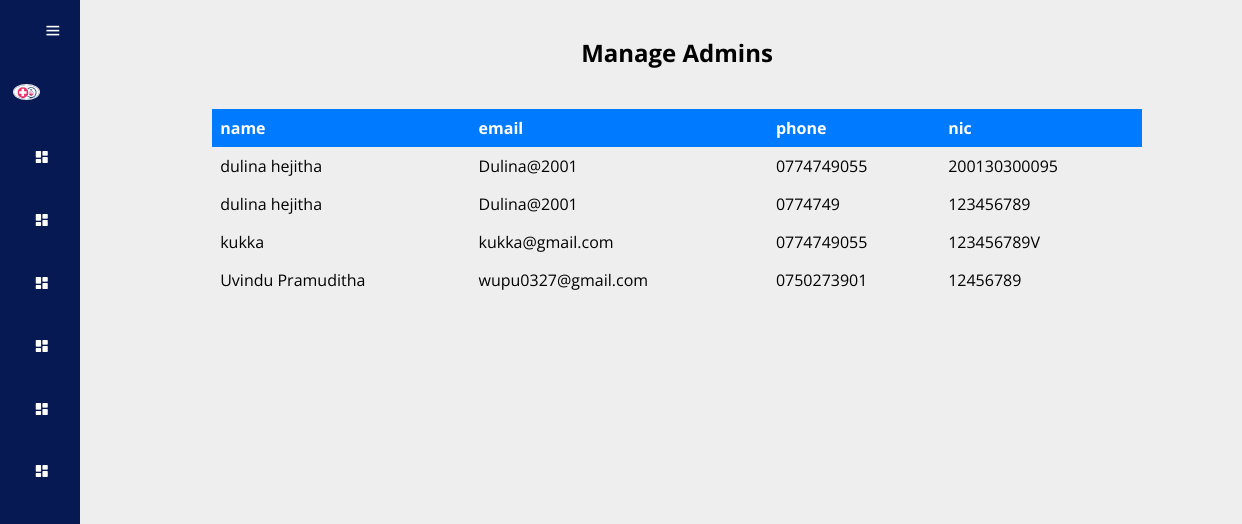
The app's page /user_manage.php (signed in) with its own data.
### tables this page shows
CREATE TABLE `users` (
  `id` int(11) NOT NULL,
  `name` varchar(100) NOT NULL,
  `nic` varchar(15) NOT NULL,
  `phone` varchar(20) NOT NULL,
  `address` varchar(255) NOT NULL,
  `dob` date NOT NULL,
  `email` varchar(100) NOT NULL,
  `username` varchar(50) NOT NULL,
  `password` varchar(255) NOT NULL,
  `role` enum('buyer','seller') NOT NULL,
  `profile_image` varchar(255) DEFAULT NULL,
  `created_at` timestamp NOT NULL DEFAULT current_timestamp()
);

### user_manage.php (the view, shortened to what this page needs)
<!DOCTYPE html>
<html lang="en">
<head>
</head>
<body>
    <?php
    include 'sideBarAd.php'; ?>
    <div class="main-content">
        <h2 style="text-align: center; margin: 20px auto;">Manage Admins</h2>
        <div class="container">
    <?php
    include 'connect.php';
    $sql = "SELECT * FROM users";
    $result = $connect->query($sql);
    if ($result->num_rows > 0) {
        echo "<table >";
        echo "<tr><th>name</th><th>email</th><th>phone</th><th>nic</th></tr>";
        while ($row = $result->fetch_assoc()) {
            echo "<tr>";
            echo "<td>" . $row["name"] . "</td>";
            echo "<td>" . $row["email"] . "</td>";
            echo "<td>" . $row["phone"] . "</td>";
            echo "<td>" . $row["nic"] . "</td>";
            echo "</tr>";
        }
        echo "</table>";
    } else {
        echo "No users found.";
    }
    ?>
</div>
</div>
</body>
</html>

### sideBarAd.php (shortened to what this page needs)
<!DOCTYPE html>
<html>
<head>
    <link href='https://unpkg.com/boxicons@2.1.4/css/boxicons.min.css' rel='stylesheet'>
    <link rel="stylesheet" type="text/css" href="style.css">
</head>
<body>
    <div class="sidebar">
        <div class="top">
            <i class='bx bx-menu' id="sidebar-btn"></i>
        </div>
        <div class="user">
            <?php
			include 'connect.php';
			$id = $_SESSION['a']['a_id'];
			$query = "SELECT * FROM `admin` WHERE a_id = '$id'";
			$rs = mysqli_query($connect, $query);
			$data = $rs->fetch_assoc();
			?>
            <div>
                <?php
				if (empty($data["a_image"])) {
					?>
                <img src="#" id="viewImg" class="user-img">
                <?php
				} else {
					?>
                <img src="img/<?php echo ($data["a_image"]); ?>" id="viewImg" class="user-img">
                <?php
				}
				?>
            </div>
            <div>
            </div>
        </div>
        <ul>
            <li>
                <a href="manage_admin.php">
                    <i class='bx bxs-dashboard'></i>
                </a>
            </li>
            <li>
                <a href="add_admin.php">
                    <i class='bx bxs-dashboard'></i>
                </a>
            </li>
            <li>
                <a href="apartment_view.php">
                    <i class='bx bxs-dashboard'></i>
                </a>
            </li>
            <li>
                <a href="user_manage.php">
                    <i class='bx bxs-dashboard'></i>
                </a>
            </li>
            <li>
                <a href="manage_review.php">
                    <i class='bx bxs-dashboard'></i>
                </a>
            </li>
            <li>
                <a href="manage_complaint.php">
                    <i class='bx bxs-dashboard'></i>
                </a>
            </li>
        </ul>
    </div>
</body>
</html>

### style.css (style rules this page uses)
.user-img { width: 25px; border-radius: 100%; border: 1px solid #eee; }
.sidebar { position: absolute; top: 0; left: 0; height: 100vh; width: 80px; background-color: #071952; padding: 0.4rem 0.8rem; transition: all 0.5s ease; }
.sidebar #sidebar-btn { position: absolute; color: #fff; top: .4rem; left: 50%; font-size: 1.2rem; line-height: 50px; transform: translateX(-50%); cursor: pointer; }
.user { display: flex; align-items: center; margin: 1rem 0; }
.sidebar ul li { position: relative; list-style-type: none; height: 50px; width: 90%; margin: 0.8rem auto; line-height: 50px; }
.sidebar ul li a { color: #fff; display: flex; align-items: center; text-decoration: none; border-radius: 0.8rem; }
.sidebar ul li a i { min-width: 50px; text-align: center; height: 50px; border-radius: 12px; line-height: 50px; }
.main-content { position: relative; background-color: #eee; min-height: 100vh; top: 0; left: 80px; transition: all 0.5s ease; width: calc(100% - 80px); padding: 1rem; }

### user_manage.php (style rules this page uses)
* { padding: 0; margin: 0; font-family: "Open Sans", sans-serif; }
.container { display: flex; justify-content: center; }
table { width: 80%; border-collapse: collapse; margin-top: 20px; }
th, td { padding: 8px; text-align: left; }
th { background-color: #007bff; color: white; }

### records on screen
users: name "dulina hejitha", email "Dulina@2001", phone "0774749055", nic "200130300095"
users: name "dulina hejitha", email "Dulina@2001", phone "0774749", nic "123456789"
users: name "kukka", email "kukka@gmail.com", phone "0774749055", nic "123456789V"
users: name "Uvindu Pramuditha", email "wupu0327@gmail.com", phone "0750273901", nic "12456789"
